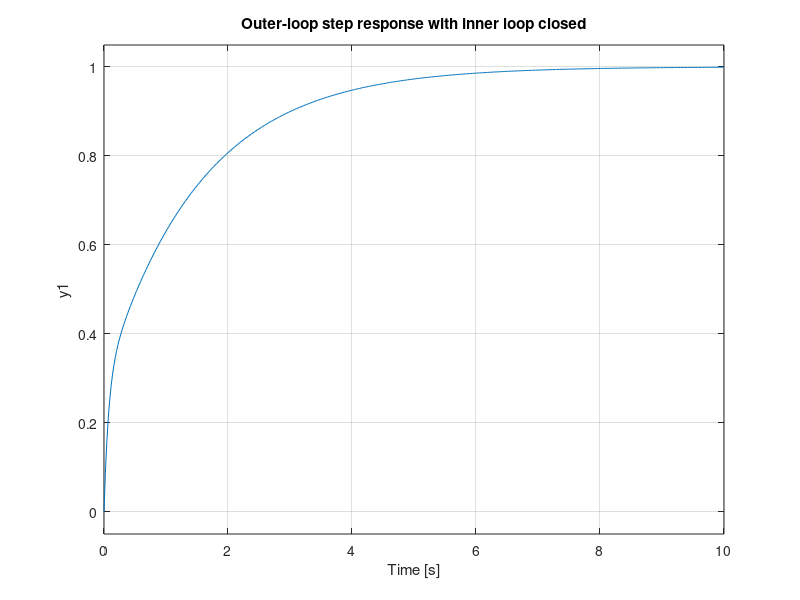

Write MATLAB code to recreate this figure.
% Plant and inner loop
s = tf('s');
Gp = 1 / (s + 1);
k_i = 9;
Ci = k_i;
Gi_cl = feedback(Ci * Gp, 1);    % inner closed loop

% Outer PI loop
k_p = 0.5;
k_I = 1.0;
Co = k_p + k_I / s;

L_outer = Co * Gi_cl;
T_outer = feedback(L_outer, 1);

figure;
step(T_outer);
title('Outer-loop step response with inner loop closed');
grid on;
